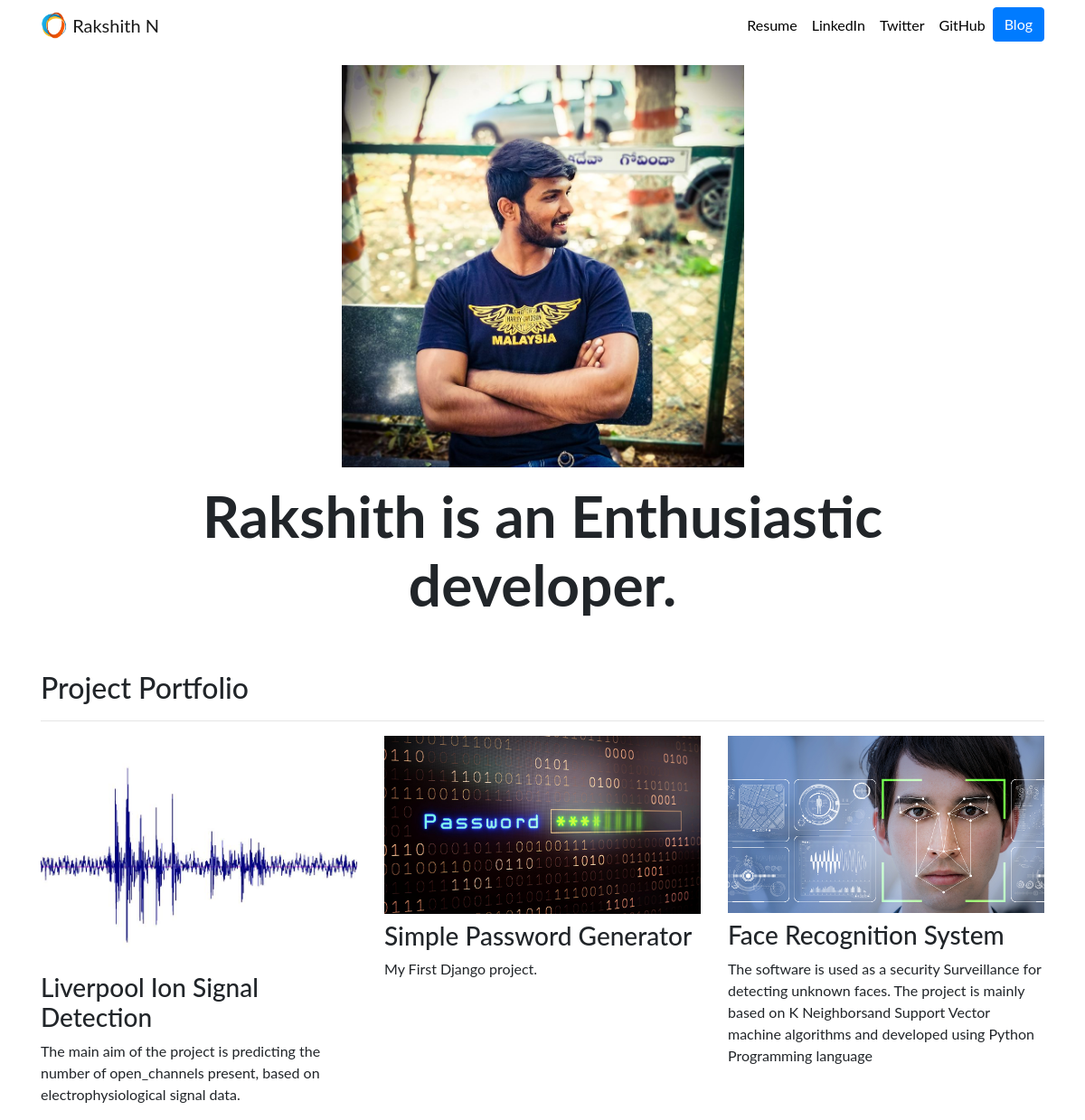
Before: / with the older database file.
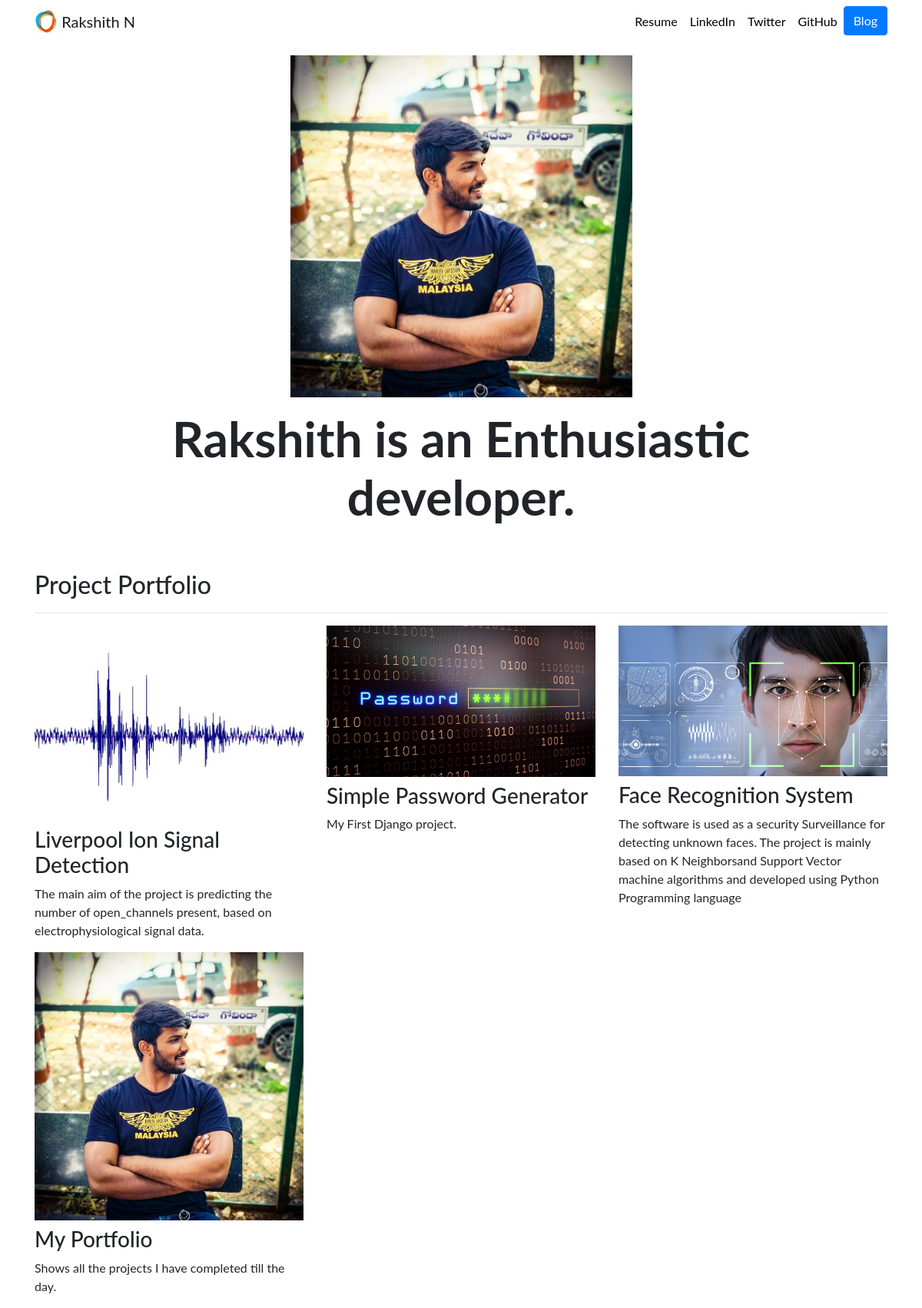
After: the same page with the newer database file.
### portfolio/models.py (models this page shows, shortened)
class Project(models.Model):
    title = models.CharField(max_length=100)
    description = models.CharField(max_length=250)
    image = models.ImageField(upload_to='portfolio/images')
    url = models.URLField(blank=True)
    date = models.DateField(datetime.datetime.now(), blank=True)

### portfolio/views.py (the view)
# urls.py: 2. Add a URL to urlpatterns:  path('', views.home, name='home')
def home(request):
    projects = Project.objects.all()
    return render(request, 'portfolio/home.html', {'projects': projects})

### portfolio/templates/portfolio/home.html
{% extends "portfolio/base.html" %}
{% load static %}
{% block content %}
<div class="row justify-content-center my-3">
  <div class="col-5">
    <img src="{% static 'portfolio/image.jpg' %}" class="img-fluid" alt="No image">
  </div>
</div>
<div class="row justify-content-center mb-3">
  <div class="col-md-9 text-center">
    <h1 id="hometext" class="font-weight-bold">Rakshith is an Enthusiastic developer.</h1>
  </div>
</div>
<h2 class="mt-5">Project Portfolio</h2>
<hr>
<div class="row">
  {% for project in projects %}
  <div class="col-lg-4 col-md-6">
    {% if project.url %}
    <a href="{{ project.url }}">
      <img src="{{ project.image.url }}" class="img-fluid mb-2" alt="No Image">
    </a>
    {% else %}
    <img src="{{ project.image.url }}" class="img-fluid mb-2" alt="NO image">
    {% endif %}
    <h3>{{ project.title }}</h3>
    <p>{{ project.description }}</p>
  </div>
  {% endfor %}
</div>
{% endblock %}

### portfolio/templates/portfolio/base.html (shortened to what this page needs)
{% load static %}
<!doctype html>
<html lang="en">
<head>
  <link rel="stylesheet" href="https://stackpath.bootstrapcdn.com/bootstrap/4.4.1/css/bootstrap.min.css">
  <link rel="stylesheet" href="{% static "portfolio/custom.css" %}">
</head>
<body>
  <nav id="topNav" class="navbar navbar-expand-md navbar-light">
    <div class="container">
      <a class="navbar-brand" href="{% url 'home' %}">
        <img src="{% static "portfolio/Logo.png" %}" width="30" height="30" class="d-inline-block align-top" alt="Rakshith's Logo">
        <span>Rakshith N</span>
      </a>
      <div class="collapse navbar-collapse text-center" id="navbarNav">
        <ul class="navbar-nav ml-auto">
          <li class="nav-item">
            <a class="nav-link" href="{% static "portfolio/Resume.pdf" %}">Resume</a>
          </li>
          <li class="nav-item">
            <a class="nav-link" href="https://www.linkedin.com/in/rakshith-nagaraju-18a75a169/" target="_blank">LinkedIn</a>
          </li>
          <li class="nav-item">
            <a class="nav-link" href="https://twitter.com/rakshith_yn" target="_blank">Twitter</a>
          </li>
          <li class="nav-item">
            <a class="nav-link" href="https://github.com/rakshithrddy" target="_blank">GitHub</a>
          </li>
          <li>
            <a role="button" href="{% url 'blog:blog_home' %}" class="btn btn-primary">Blog</a>
          </li>
        </ul>
      </div>
    </div>
  </nav>
  <div class="container">
    {% block content %}{% endblock %}
  </div>
</body>
</html>

### portfolio/static/portfolio/custom.css (style rules this page uses)
.navbar-nav .nav-link { color: rgba(0,0,0,1) !important; }
body { font-family: 'Lato', sans-serif; }
@media (min-width: 992px) { #hometext { font-size: 4rem; } }

Changed rows visible on the page:
added Project: image (picture), title "My Portfolio", description "Shows all the projects I have completed till the day."
